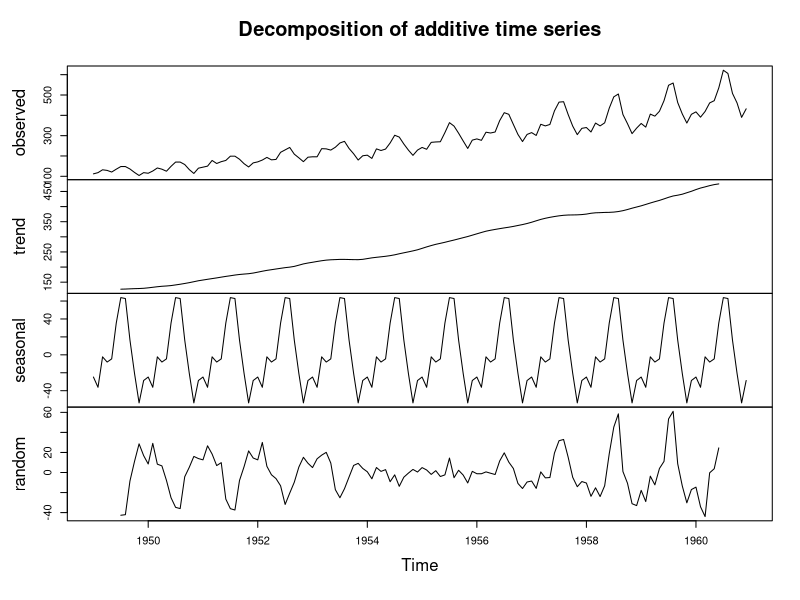
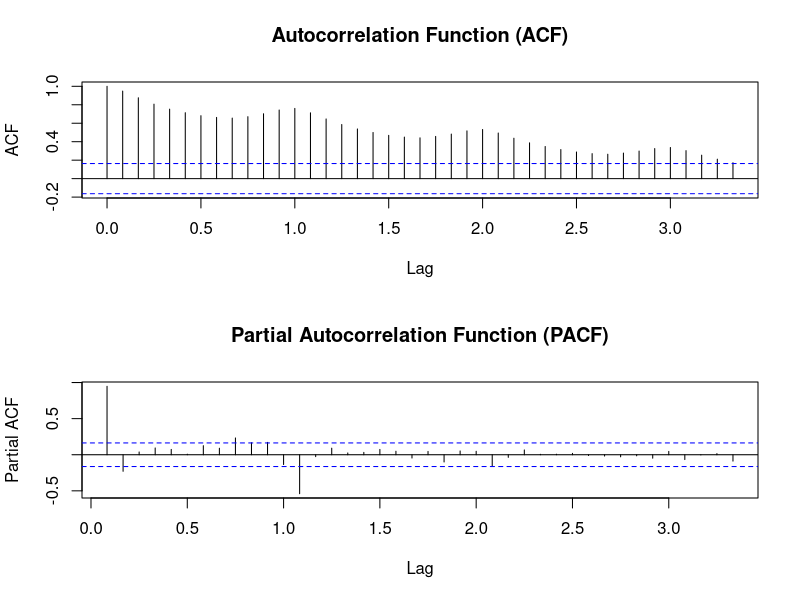

Reproduce these figures in R, in order.
library(stats)     # For decomposition
library(forecast)  # For ACF, PACF and nice plotting

data("AirPassengers")
series <- AirPassengers

decomposition <- decompose(series)  
plot(decomposition)

par(mfrow = c(2, 1))  # 2 rows, 1 column for ACF and PACF

acf(series, lag.max = 40, main = "Autocorrelation Function (ACF)")
pacf(series, lag.max = 40, main = "Partial Autocorrelation Function (PACF)")
